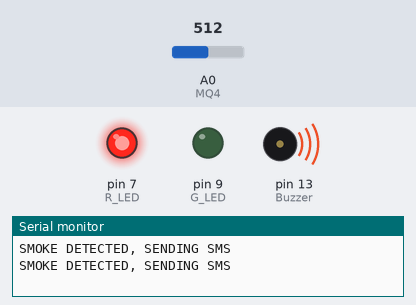
A sketch run on a simulated Arduino Uno, built with avr-gcc and run on an emulated ATmega328P. On the bench: output pins drawn as LEDs (lit = HIGH), buzzer (waves = sounding, pin HIGH), the last lines printed to the serial monitor. The test bench sets the inputs (shaded band); at power-on: A0 (MQ4) = 512. The modem accepts every AT command (registered, SIM ready, sends succeed) and sends nothing else.

Above: at 5.9 s.
6.0 s: A0 (MQ4) set to 106
12.1 s: A0 (MQ4) set to 91
At 15.8 s:
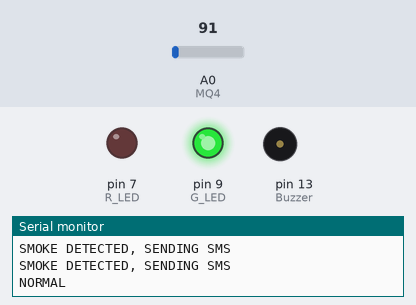
18.2 s: A0 (MQ4) set to 110
At 19.8 s:
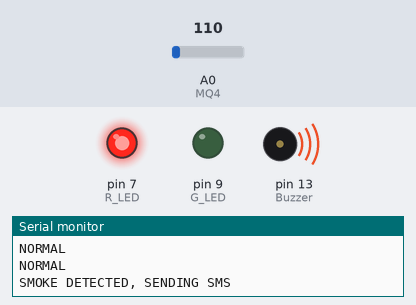
24.3 s: A0 (MQ4) set to 90
At 30.0 s:
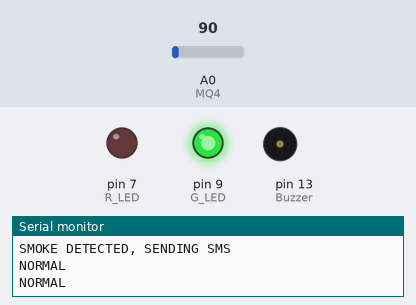
Timing chart, 0 to 31.4 s (numbered marks = the images above; inputs shaded):
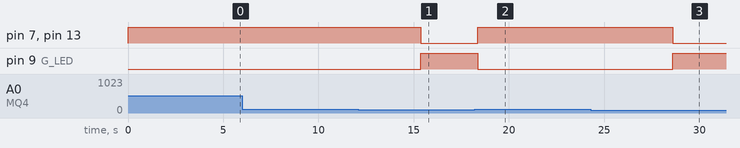

The sketch:

SMOKE_DETECTOR_V3.ino
```cpp
 #include <SoftwareSerial.h>
SoftwareSerial mySerial(10, 11); // RX and TX

int MQ4 = A0;
int Buzzer =13;
int R_LED = 7;
int G_LED = 9;
float val;


void setup()
{

mySerial.begin(9600); // Setting the baud rate of GSM Module
Serial.begin(9600); // Setting the baud rate of Serial Monitor (Arduino)
pinMode(MQ4 ,INPUT);
  pinMode(Buzzer ,OUTPUT);
  pinMode(R_LED ,OUTPUT);
  pinMode(G_LED ,OUTPUT);
}

void loop()
{
 val = analogRead(MQ4);

  if (val >= 100)
{
    digitalWrite(Buzzer, HIGH);
    digitalWrite(R_LED ,HIGH);

    Serial.println("SMOKE DETECTED, SENDING SMS"); // Custom Smoke Detected Message
    digitalWrite(G_LED ,LOW);

    SendMessage();
    delay(5000);
}
else
{
    digitalWrite(Buzzer ,LOW);
    digitalWrite(R_LED ,LOW);

    Serial.println("NORMAL"); // Custom Normal Level Message
    digitalWrite(G_LED ,HIGH);

    delay(1000);
}

}
void SendMessage()
{

mySerial.println("AT+CMGF=1"); // SMS ACTIVATED
delay(10); // add delay if needed
mySerial.println("AT+CMGS=\"09XXXXXXXXX\"\r");//INPUT NUMBER
delay(10);
mySerial.println("SMOKE DETECTED, OPEN YOUR WINDOWS NOW!"); //CUSTOM MESSAGE
delay(10);
mySerial.println((char)26);//
delay(10);

}
```

Measured:
- the behaviour switches between 100 and 99 on A0 (MQ4) (found by bisection; images 0 and 1)
- after the input at 12.1 s, pin 7 (R_LED), pin 13 (Buzzer): HIGH → LOW after 3.3 s; pin 9 (G_LED): LOW → HIGH after 3.3 s
- after the input at 18.2 s, pin 7 (R_LED), pin 13 (Buzzer): LOW → HIGH after 0.17 s; pin 9 (G_LED): HIGH → LOW after 0.17 s
- after the input at 24.3 s, pin 7 (R_LED), pin 13 (Buzzer): HIGH → LOW after 4.3 s; pin 9 (G_LED): LOW → HIGH after 4.3 s
